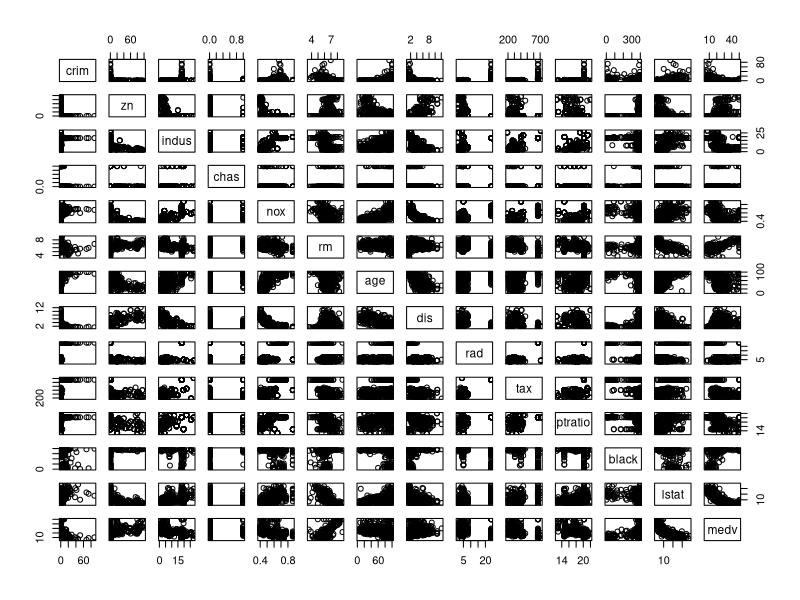
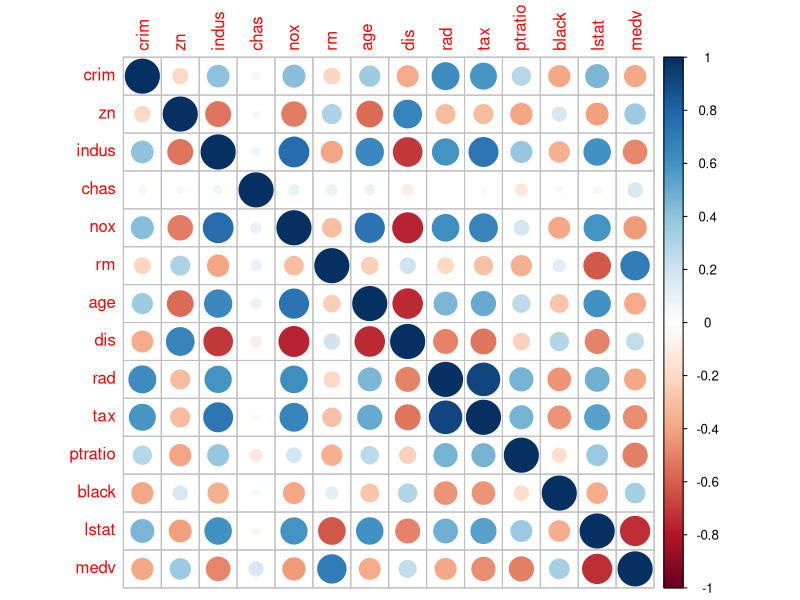
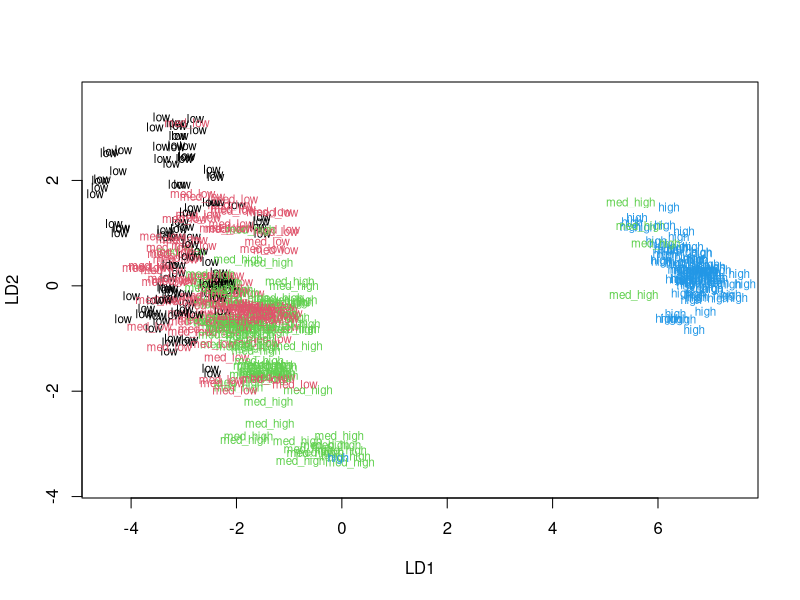
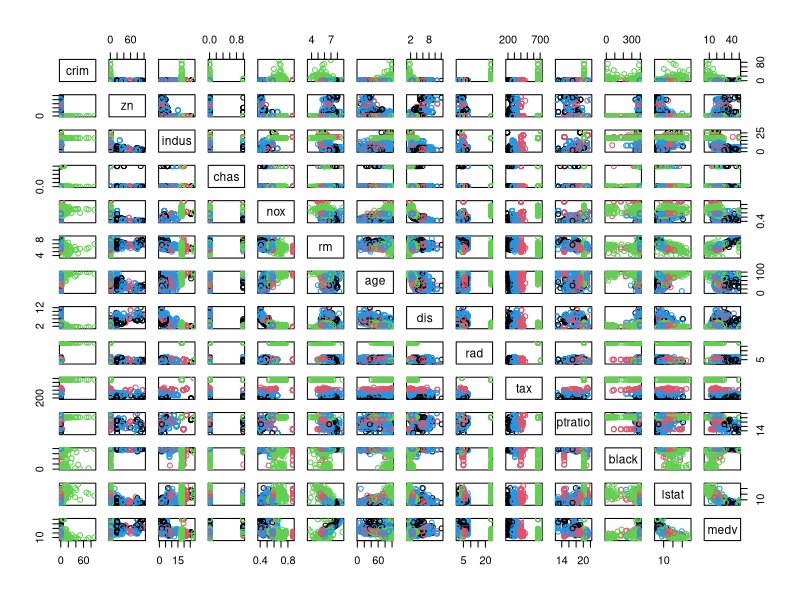
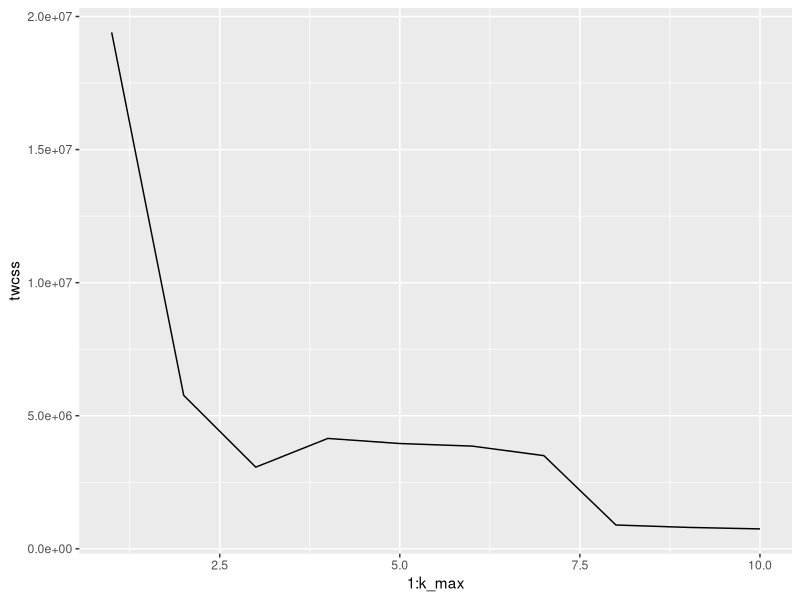
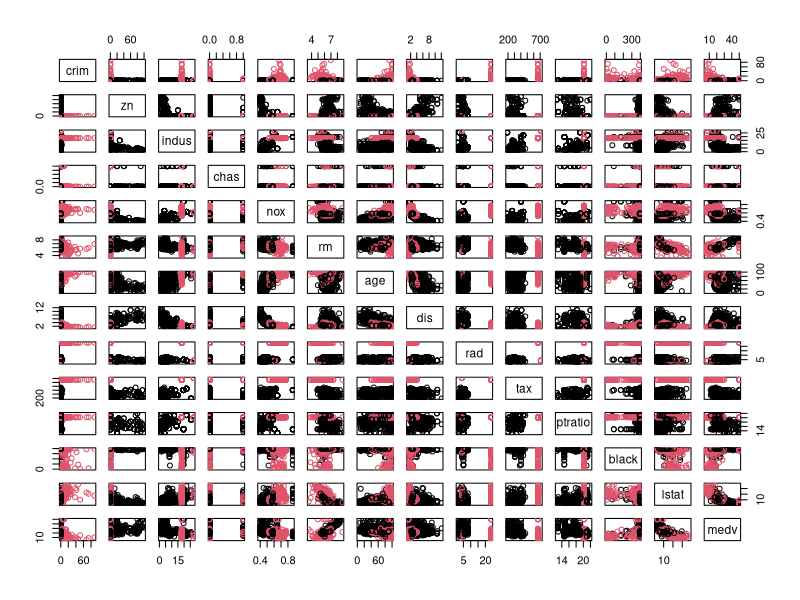

The R script that drew these images, in order:
## ---- chunk 1
date()
## ---- chunk 2

library(MASS)

# load the data
data("Boston")

# explore the data set
str(Boston)
summary(Boston)

## ---- chunk 3

library(MASS)
library(tidyr)
library(corrplot)

# show summaries of the variables
summary(Boston)

# plot matrix of the variables
pairs(Boston)

# calculate the correlation matrix and round it
cor_matrix <- cor(Boston) 

# print the correlation matrix
cor_matrix

#round the data
round(cor_matrix, digits = 2)

# visualize the correlation matrix
corrplot(cor_matrix, method="circle")


## ---- chunk 4

# standardize variables
boston_scaled <- scale(Boston)
boston_scaled <- as.data.frame(scale(Boston))

# scaled crime rate
boston_scaled$crim <- as.numeric(boston_scaled$crim)

# create a quantile vector of crim and print it
bins <- quantile(boston_scaled$crim)

# create a categorical variable 'crime'
crime <- cut(boston_scaled$crim, breaks = bins, include.lowest = TRUE, labels = c("low", "med_low", "med_high", "high"))

# remove original crim from the dataset
boston_scaled <- dplyr::select(boston_scaled, -crim)

# add the new categorical value to scaled data
boston_scaled <- data.frame(boston_scaled, crime)

# number of rows in the Boston dataset 
n <- nrow(boston_scaled)

# choose randomly 80% of the rows
ind <- sample(n,  size = n * 0.8)

# create train set
train <- boston_scaled[ind,]

# create test set 
test <- boston_scaled[-ind,]

# save the correct classes from test data
correct_classes <- boston_scaled$crime

# remove the crime variable from test data
test <- dplyr::select(test, -crime)


## ---- chunk 5

# linear discriminant analysis
lda.fit <- lda(crime ~ . , data = train)

# the function for lda biplot arrows
lda.arrows <- function(x, myscale = 1, arrow_heads = 0.1, color = "red", tex = 0.75, choices = c(1,2)){
  heads <- coef(x)
  arrows(x0 = 0, y0 = 0, 
         x1 = myscale * heads[,choices[1]], 
         y1 = myscale * heads[,choices[2]], col=color, length = arrow_heads)
  text(myscale * heads[,choices], labels = row.names(heads), 
       cex = tex, col=color, pos=3)
}

# target classes as numeric
classes <- as.numeric(factor(train$crime))

# plot the lda results
plot(lda.fit, col = classes, pch = classes, dimen = 2)

## ---- chunk 6

ind <- sample(nrow(boston_scaled),  size = nrow(boston_scaled) * 0.8)
train <- boston_scaled[ind,]
test <- boston_scaled[-ind,]

# save the crime categories from test set
correct_classes <- test$crime

# remove the categorical crime variable from test set
test <- dplyr::select(test, -crime)

# predict classes with test data
lda.pred <- predict(lda.fit, newdata = test)

# cross tabulate the results
table(correct = correct_classes, predicted = lda.pred$class)

## ---- chunk 7

library(ggplot2)

# reload the data
data("Boston")

# standardize variables
boston_scaled <- scale(Boston)
boston_scaled <- as.data.frame(scale(Boston))

# euclidean distance matrix
dist_eu <- dist(Boston, method = "euclidean")

# k-means clustering
km <- kmeans(Boston, centers = 4)

# plot the Boston dataset with clusters
pairs(Boston, col = km$cluster)

set.seed(123)

# determine the number of clusters
k_max <- 10

# calculate the total within sum of squares
twcss <- sapply(1:k_max, function(k){kmeans(Boston, k)$tot.withinss})

# visualize the results
qplot(x = 1:k_max, y = twcss, geom = 'line')

# k-means clustering
km <- kmeans(Boston, centers = 2)

# plot the Boston dataset with clusters
pairs(Boston, col = km$cluster)

